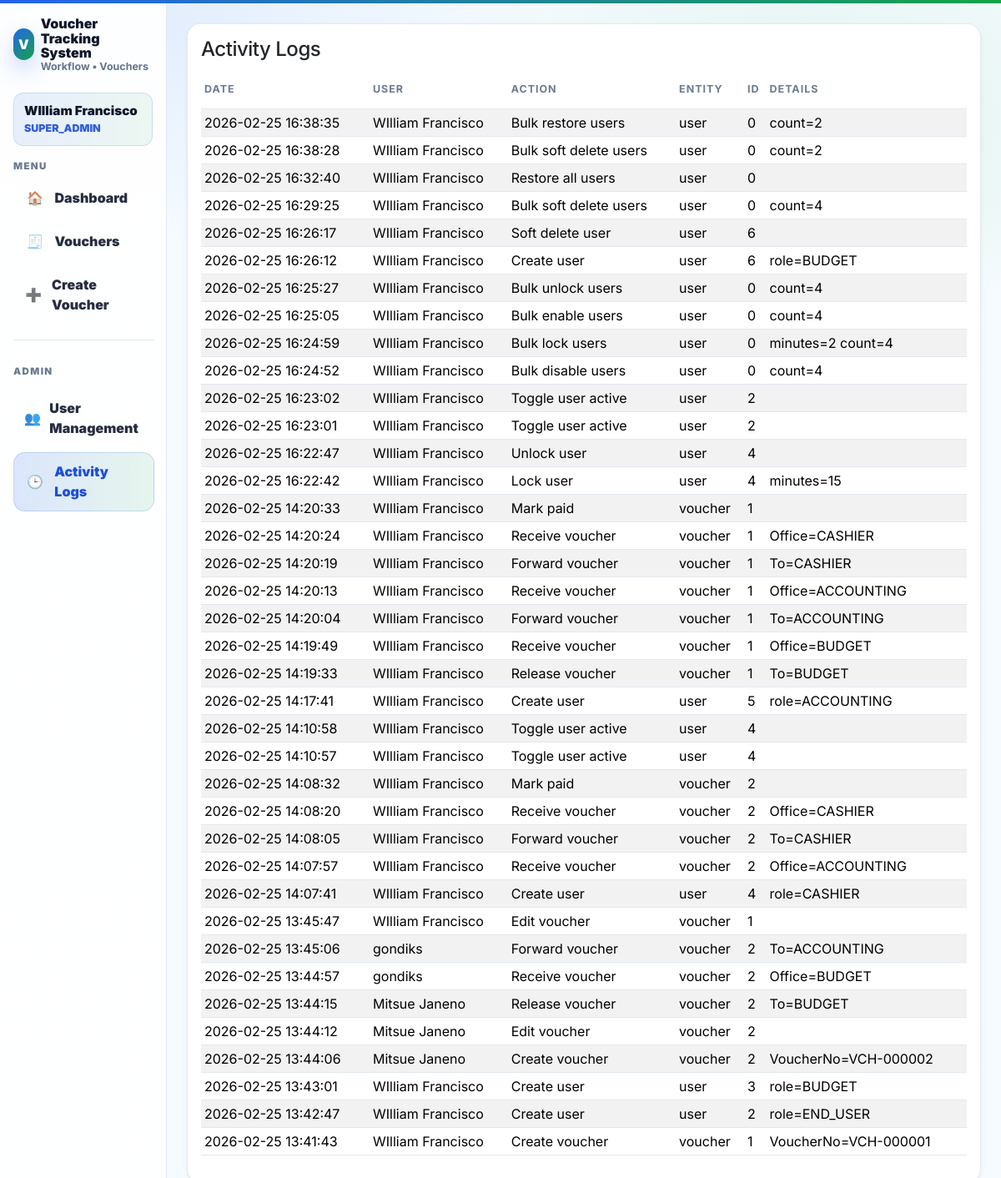
The app's page /public/admin_logs.php (signed in) with its own data.
### tables this page shows
CREATE TABLE `activity_logs` (
  `id` int(11) NOT NULL,
  `user_id` int(11) DEFAULT NULL,
  `action` varchar(140) NOT NULL,
  `entity` varchar(60) NOT NULL,
  `entity_id` int(11) DEFAULT NULL,
  `details` text DEFAULT NULL,
  `created_at` datetime NOT NULL DEFAULT current_timestamp()
);

CREATE TABLE `users` (
  `id` int(11) NOT NULL,
  `full_name` varchar(120) NOT NULL,
  `username` varchar(80) NOT NULL,
  `password_hash` varchar(255) NOT NULL,
  `role_id` int(11) NOT NULL,
  `is_active` tinyint(1) NOT NULL DEFAULT 1,
  `locked_until` datetime DEFAULT NULL,
  `deleted_at` datetime DEFAULT NULL,
  `created_at` datetime NOT NULL DEFAULT current_timestamp()
);

### app/lib/helpers.php (called while the page is built, shortened)
<?php
function h(string $s): string {
  return htmlspecialchars($s, ENT_QUOTES, 'UTF-8');
}

### app/lib/auth.php (called while the page is built, shortened)
<?php
function current_user(): ?array {
  return $_SESSION['user'] ?? null;
}

### public/admin_logs.php (the view, shortened to what this page needs)
<?php
require_once __DIR__ . '/../app/config/db.php';
require_once __DIR__ . '/../app/lib/auth.php';
$logs = $pdo->query("
  SELECT l.*, u.full_name
  FROM activity_logs l
  LEFT JOIN users u ON u.id = l.user_id
  ORDER BY l.id DESC
  LIMIT 300
")->fetchAll();
require_once __DIR__ . '/../app/views/layout_header.php';
?>
<div class="container-fluid">
  <div class="row">
    <?php require __DIR__ . '/../app/views/sidebar.php'; ?>
    <div class="col-12 col-lg-9 col-xl-10 p-4">
      <div class="card shadow-sm card-soft">
        <div class="card-body">
          <h4>Activity Logs</h4>
          <div class="table-responsive">
            <table class="table table-sm table-striped">
              <thead><tr><th>Date</th><th>User</th><th>Action</th><th>Entity</th><th>ID</th><th>Details</th></tr></thead>
              <tbody>
              <?php foreach ($logs as $l): ?>
                <tr>
                  <td><?= h($l['created_at']) ?></td>
                  <td><?= h($l['full_name'] ?? 'System') ?></td>
                  <td><?= h($l['action']) ?></td>
                  <td><?= h($l['entity']) ?></td>
                  <td><?= h((string)($l['entity_id'] ?? '')) ?></td>
                  <td><?= h(mb_strimwidth($l['details'] ?? '', 0, 80, '...')) ?></td>
                </tr>
              <?php endforeach; ?>
              </tbody>
            </table>
          </div>
        </div>
      </div>
    </div>
  </div>
</div>
<?php require_once __DIR__ . '/../app/views/layout_footer.php'; ?>

### app/views/layout_header.php (shortened to what this page needs)
<?php
require_once __DIR__ . '/../lib/auth.php';
require_once __DIR__ . '/../lib/helpers.php';
?>
<!doctype html>
<html lang="en">
<head>
  <link href="https://cdn.jsdelivr.net/npm/bootstrap@5.3.3/dist/css/bootstrap.min.css" rel="stylesheet">
  <link href="assets/app.css" rel="stylesheet">
</head>
<body>
  </body>
  </html>

### app/views/sidebar.php
<?php
$u = current_user();
$role = $u['role'] ?? '';
function nav_active(string $file): string {
  $cur = basename($_SERVER['PHP_SELF'] ?? '');
  return ($cur === $file) ? 'active' : '';
}
?>
<div class="col-12 col-lg-3 col-xl-2 sidebar p-3">
  <div class="brand mb-4">
    <div class="d-flex align-items-center gap-2">
      <div class="brand-badge">V</div>
      <div class="brand-title">
        <?= h(APP_NAME) ?>
        <div class="brand-sub">Workflow • Vouchers</div>
      </div>
    </div>
  </div>
  <div class="user-chip mb-3">
    <div class="user-chip-name"><?= h($u['full_name'] ?? 'User') ?></div>
    <div class="user-chip-role"><?= h($role) ?></div>
  </div>
  <div class="menu-label">Menu</div>
  <div class="nav-list">
    <a class="nav-item <?= nav_active('dashboard.php') ?>" href="dashboard.php">
      <span class="nav-ic">🏠</span>
      <span>Dashboard</span>
    </a>
    <a class="nav-item <?= nav_active('dashboard.php') ?>" href="dashboard.php">
      <span class="nav-ic">🧾</span>
      <span>Vouchers</span>
    </a>
    <?php if ($role === 'END_USER' || $role === 'SUPER_ADMIN'): ?>
      <a class="nav-item <?= nav_active('voucher_create.php') ?>" href="voucher_create.php">
        <span class="nav-ic">➕</span>
        <span>Create Voucher</span>
      </a>
    <?php endif; ?>
    <?php if ($role === 'SUPER_ADMIN'): ?>
      <div class="menu-sep"></div>
      <div class="menu-label">Admin</div>
      <a class="nav-item <?= nav_active('admin_users.php') ?>" href="admin_users.php">
        <span class="nav-ic">👥</span>
        <span>User Management</span>
      </a>
      <a class="nav-item <?= nav_active('admin_logs.php') ?>" href="admin_logs.php">
        <span class="nav-ic">🕒</span>
        <span>Activity Logs</span>
      </a>
    <?php endif; ?>
  </div>
</div>

### app/views/layout_footer.php (shortened to what this page needs)
</body>
</html>

### public/assets/app.css (style rules this page uses)
:root { --bg: #f6fbff; --surface: #ffffff; --surface-2: #f3f8ff; --text: #0f172a; --muted: #64748b; --border: #e2e8f0; --blue: #2563eb; --blue-700:#1d4ed8; --green:#16a34a; --green-700:#15803d; --danger:#dc2626; --warning:#f59e0b; --radius: 16px; --radius-sm: 12px; --shadow-sm: 0 8px 18px rgba(2, 6, 23, 0.06); --shadow-md: 0 18px 40px rgba(2, 6, 23, 0.10); --ring: 0 0 0 4px rgba(37, 99, 235, 0.15); }
html, body { height: 100%; }
body { background: radial-gradient(900px 500px at 10% 0%, rgba(37,99,235,0.10), transparent 60%), radial-gradient(700px 400px at 80% 10%, rgba(22,163,74,0.10), transparent 65%), var(--bg); color: var(--text); font-family: "Inter", ui-sans-serif, system-ui, -apple-system, "Segoe UI", Roboto, "Helvetica Neue", Arial, "Noto Sans", "Apple Color Emoji", "Segoe UI Emoji"; -webkit-font-smoothing: antialiased; -moz-osx-font-smoothing: grayscale; }
a { text-decoration: none; }
.card { border: 1px solid var(--border); border-radius: var(--radius); background: var(--surface); }
.card-soft { background: linear-gradient(180deg, rgba(255,255,255,0.98), rgba(255,255,255,0.96)); border: 1px solid rgba(226,232,240,0.9); }
h1,h2,h3,h4,h5 { letter-spacing: -0.02em; }
.table { border-color: var(--border); }
.table thead th { font-size: .78rem; text-transform: uppercase; letter-spacing: .08em; color: rgba(100,116,139,0.95); border-bottom: 1px solid var(--border); padding-top: 1rem; padding-bottom: .85rem; }
.table tbody td { vertical-align: middle; }
.sidebar { border-right: 1px solid var(--border); background: linear-gradient(180deg, rgba(255,255,255,0.94), rgba(255,255,255,0.90)); min-height: calc(100vh - 4px); }
.brand .brand-badge { width: 38px; height: 38px; border-radius: 14px; display: grid; place-items: center; font-weight: 900; color: #fff; background: linear-gradient(135deg, var(--blue), var(--green)); box-shadow: 0 12px 26px rgba(37,99,235,0.25); }
.brand .brand-title { font-weight: 900; line-height: 1.1; color: var(--text); }
.brand .brand-sub { font-size: .78rem; color: var(--muted); font-weight: 700; }
.user-chip { border: 1px solid rgba(37,99,235,0.16); background: linear-gradient(90deg, rgba(37,99,235,0.10), rgba(22,163,74,0.08)); border-radius: var(--radius-sm); padding: .65rem .75rem; }
.user-chip-name { font-weight: 900; color: var(--text); font-size: .95rem; }
.user-chip-role { font-size: .78rem; font-weight: 900; color: rgba(29,78,216,0.9); }
.menu-label { font-size: .72rem; text-transform: uppercase; letter-spacing: .12em; font-weight: 900; color: rgba(100,116,139,0.95); margin: .75rem 0 .35rem; }
.menu-sep { height: 1px; background: var(--border); margin: .75rem 0; }
.nav-list { display: grid; gap: .35rem; }
.nav-item { display: flex; align-items: center; gap: .65rem; padding: .65rem .75rem; border-radius: 14px; color: rgba(15,23,42,0.90); font-weight: 900; border: 1px solid transparent; transition: transform .15s ease, background .15s ease, border-color .15s ease; }
.nav-item .nav-ic { width: 26px; text-align: center; opacity: .95; }
.nav-item.active { background: linear-gradient(90deg, rgba(37,99,235,0.16), rgba(22,163,74,0.10)); border-color: rgba(37,99,235,0.18); color: var(--blue-700); }
@media (prefers-reduced-motion: no-preference) { .card, .btn, .nav-item, .table-hover tbody tr { will-change: transform; } }

### records on screen
activity_logs: created_at "2026-02-25 16:38:35", user.full_name "WIlliam Francisco", action "Bulk restore users", entity "user", entity "0", details "count=2"
activity_logs: created_at "2026-02-25 16:38:28", user.full_name "WIlliam Francisco", action "Bulk soft delete users", entity "user", entity "0", details "count=2"
activity_logs: created_at "2026-02-25 16:32:40", user.full_name "WIlliam Francisco", action "Restore all users", entity "user", entity "0"
activity_logs: created_at "2026-02-25 16:29:25", user.full_name "WIlliam Francisco", action "Bulk soft delete users", entity "user", entity "0", details "count=4"
activity_logs: created_at "2026-02-25 16:26:17", user.full_name "WIlliam Francisco", action "Soft delete user", entity "user", entity "6"
activity_logs: created_at "2026-02-25 16:26:12", user.full_name "WIlliam Francisco", action "Create user", entity "user", entity "6", details "role=BUDGET"
activity_logs: created_at "2026-02-25 16:25:27", user.full_name "WIlliam Francisco", action "Bulk unlock users", entity "user", entity "0", details "count=4"
activity_logs: created_at "2026-02-25 16:25:05", user.full_name "WIlliam Francisco", action "Bulk enable users", entity "user", entity "0", details "count=4"
activity_logs: created_at "2026-02-25 16:24:59", user.full_name "WIlliam Francisco", action "Bulk lock users", entity "user", entity "0", details "minutes=2 count=4"
activity_logs: created_at "2026-02-25 16:24:52", user.full_name "WIlliam Francisco", action "Bulk disable users", entity "user", entity "0", details "count=4"
activity_logs: created_at "2026-02-25 16:23:02", user.full_name "WIlliam Francisco", action "Toggle user active", entity "user", entity "2"
activity_logs: created_at "2026-02-25 16:23:01", user.full_name "WIlliam Francisco", action "Toggle user active", entity "user", entity "2"
activity_logs: created_at "2026-02-25 16:22:47", user.full_name "WIlliam Francisco", action "Unlock user", entity "user", entity "4"
activity_logs: created_at "2026-02-25 16:22:42", user.full_name "WIlliam Francisco", action "Lock user", entity "user", entity "4", details "minutes=15"
activity_logs: created_at "2026-02-25 14:20:33", user.full_name "WIlliam Francisco", action "Mark paid", entity "voucher", entity "1"
activity_logs: created_at "2026-02-25 14:20:24", user.full_name "WIlliam Francisco", action "Receive voucher", entity "voucher", entity "1", details "Office=CASHIER"
activity_logs: created_at "2026-02-25 14:20:19", user.full_name "WIlliam Francisco", action "Forward voucher", entity "voucher", entity "1", details "To=CASHIER"
activity_logs: created_at "2026-02-25 14:20:13", user.full_name "WIlliam Francisco", action "Receive voucher", entity "voucher", entity "1", details "Office=ACCOUNTING"
activity_logs: created_at "2026-02-25 14:20:04", user.full_name "WIlliam Francisco", action "Forward voucher", entity "voucher", entity "1", details "To=ACCOUNTING"
activity_logs: created_at "2026-02-25 14:19:49", user.full_name "WIlliam Francisco", action "Receive voucher", entity "voucher", entity "1", details "Office=BUDGET"
activity_logs: created_at "2026-02-25 14:19:33", user.full_name "WIlliam Francisco", action "Release voucher", entity "voucher", entity "1", details "To=BUDGET"
activity_logs: created_at "2026-02-25 14:17:41", user.full_name "WIlliam Francisco", action "Create user", entity "user", entity "5", details "role=ACCOUNTING"
activity_logs: created_at "2026-02-25 14:10:58", user.full_name "WIlliam Francisco", action "Toggle user active", entity "user", entity "4"
activity_logs: created_at "2026-02-25 14:10:57", user.full_name "WIlliam Francisco", action "Toggle user active", entity "user", entity "4"
activity_logs: created_at "2026-02-25 14:08:32", user.full_name "WIlliam Francisco", action "Mark paid", entity "voucher", entity "2"
activity_logs: created_at "2026-02-25 14:08:20", user.full_name "WIlliam Francisco", action "Receive voucher", entity "voucher", entity "2", details "Office=CASHIER"
activity_logs: created_at "2026-02-25 14:08:05", user.full_name "WIlliam Francisco", action "Forward voucher", entity "voucher", entity "2", details "To=CASHIER"
activity_logs: created_at "2026-02-25 14:07:57", user.full_name "WIlliam Francisco", action "Receive voucher", entity "voucher", entity "2", details "Office=ACCOUNTING"
activity_logs: created_at "2026-02-25 14:07:41", user.full_name "WIlliam Francisco", action "Create user", entity "user", entity "4", details "role=CASHIER"
activity_logs: created_at "2026-02-25 13:45:47", user.full_name "WIlliam Francisco", action "Edit voucher", entity "voucher", entity "1"
activity_logs: created_at "2026-02-25 13:45:06", user.full_name "gondiks", action "Forward voucher", entity "voucher", entity "2", details "To=ACCOUNTING"
activity_logs: created_at "2026-02-25 13:44:57", user.full_name "gondiks", action "Receive voucher", entity "voucher", entity "2", details "Office=BUDGET"
activity_logs: created_at "2026-02-25 13:44:15", user.full_name "Mitsue Janeno", action "Release voucher", entity "voucher", entity "2", details "To=BUDGET"
activity_logs: created_at "2026-02-25 13:44:12", user.full_name "Mitsue Janeno", action "Edit voucher", entity "voucher", entity "2"
activity_logs: created_at "2026-02-25 13:44:06", user.full_name "Mitsue Janeno", action "Create voucher", entity "voucher", entity "2", details "VoucherNo=VCH-000002"
activity_logs: created_at "2026-02-25 13:43:01", user.full_name "WIlliam Francisco", action "Create user", entity "user", entity "3", details "role=BUDGET"
activity_logs: created_at "2026-02-25 13:42:47", user.full_name "WIlliam Francisco", action "Create user", entity "user", entity "2", details "role=END_USER"
activity_logs: created_at "2026-02-25 13:41:43", user.full_name "WIlliam Francisco", action "Create voucher", entity "voucher", entity "1", details "VoucherNo=VCH-000001"

### other values on screen
APP_NAME "Voucher Tracking System"
$u['full_name'] "WIlliam Francisco"
$role "SUPER_ADMIN"
